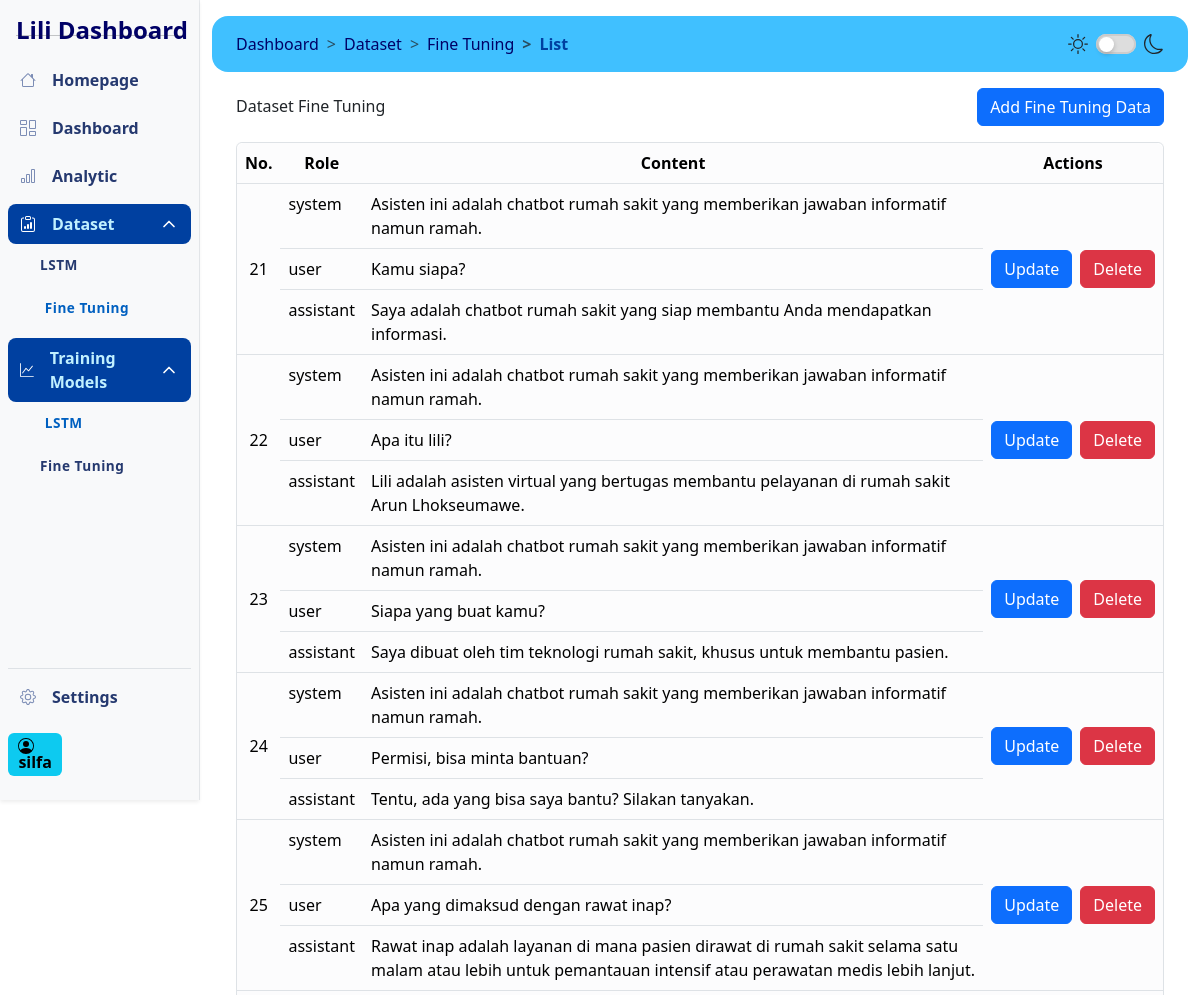
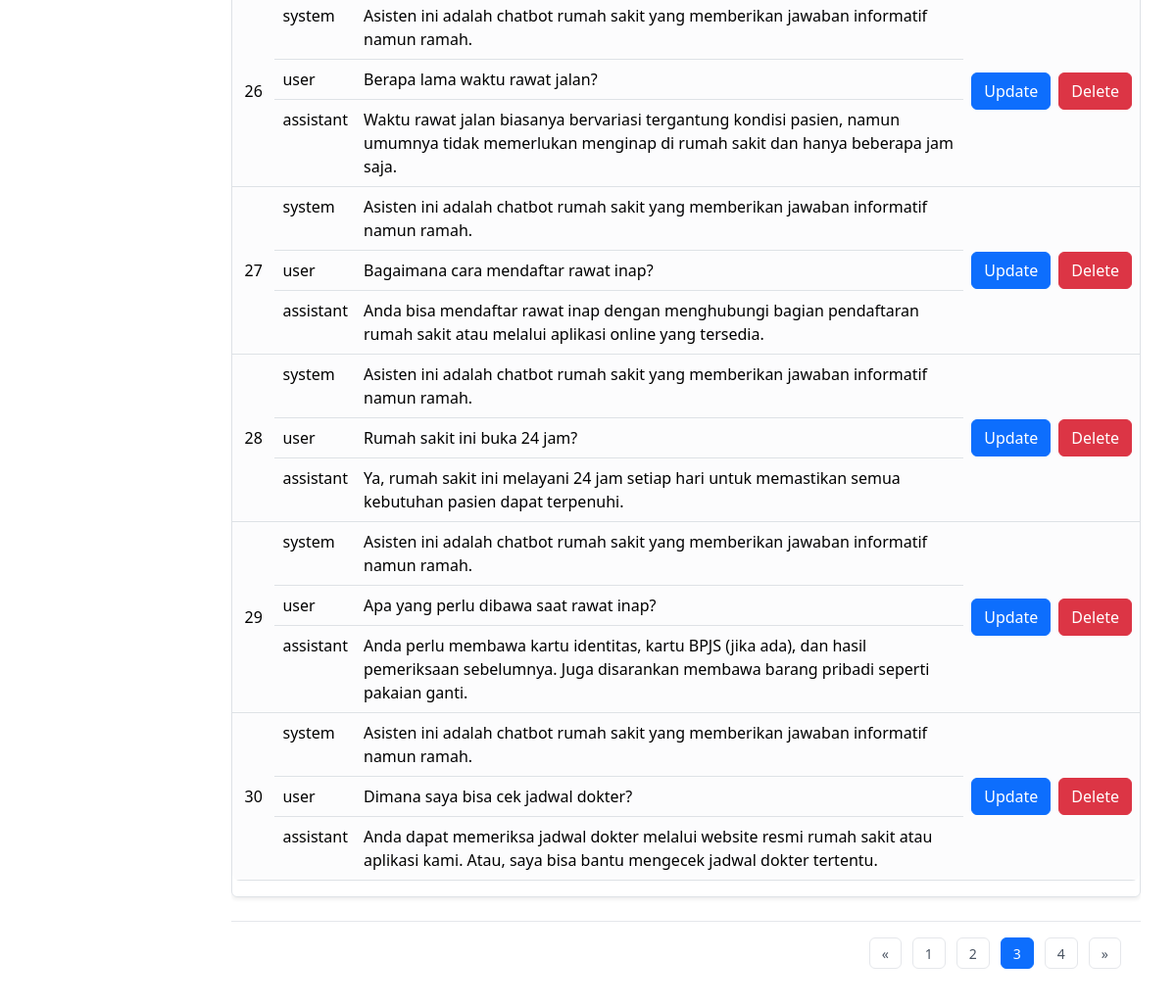
/dashboard/dataset/fine-tuning/list?page=3 (signed in), run on the app's committed database (2 pictures, top to bottom).
### models/auth_model.py (models this page shows, shortened)
class User(db.Model, UserMixin):
    id = db.Column(db.Integer, primary_key=True)
    username = db.Column(db.String(255), unique=True, nullable=False, index=True)
    fullname = db.Column(db.String(255), nullable=False)
    email = db.Column(db.String(150), unique=True, nullable=False, index=True)
    password = db.Column(db.String(255), nullable=False)
    created_at = db.Column(db.DateTime, default=datetime.utcnow)
    last_login = db.Column(db.DateTime)
    is_active = db.Column(db.Boolean, default=True)
    role = db.Column(db.String(50), nullable=False, default='user')  # New role column

### models/fine_tuning.py (models this page shows, shortened)
class Finetuning(db.Model):
    id = db.Column(db.Integer, primary_key=True)
    messages = db.Column(db.JSON, nullable=False)  # Simpan pesan dalam format JSON

### controller/view_fineTuning.py (the view)
@fineTuning.route("/dashboard/dataset/fine-tuning/list", methods=["GET"])
@login_required
def view_finetuning_data():
    page = request.args.get("page", 1, type=int)
    per_page = 10
    finetuning_query = Finetuning.query.paginate(
        page=page, per_page=per_page, error_out=False
    )
    start_number = (page - 1) * per_page + 1
    return render_template(
        "pages/dataset-fine-tuning.html",
        finetuning=finetuning_query.items,
        pagination=finetuning_query,
        start_number=start_number,
    )

### templates/pages/dataset-fine-tuning.html
<!DOCTYPE html>
{% extends 'dashboard.html' %} {% block content %}
<header class="my-3 d-flex justify-content-between align-items-center">
  <h1>Dataset Fine Tuning</h1>
  <a href="{{ url_for('fineTuning.add_finetuning_data')}}" class="btn btn-primary" role="button">Add Fine Tuning Data</a>
</header>
<section class="table-responsive">
  <div class="border rounded shadow-sm">
    <table class="table">
      <thead>
        <tr class="text-center">
          <th scope="col">No.</th>
          <th scope="col">Role</th>
          <th scope="col">Content</th>
          <th scope="col">Actions</th>
        </tr>
      </thead>
      <tbody>
        {% set conversation_index = namespace(value=1) %} {% for conversation in finetuning %} {% for message in conversation.messages %}
        <tr>
          {% if loop.first %}
          <td rowspan="{{ conversation.messages | length }}" class="align-middle text-center">{{ start_number + conversation_index.value - 1 }}</td>
          {% endif %}
          <td>{{ message.role }}</td>
          <td>{{ message.content }}</td>
          {% if loop.first %}
          <td rowspan="{{ conversation.messages | length }}" class="align-middle">
            <div class="d-flex justify-content-between align-items-center gap-2">
              <a href="{{ url_for('fineTuning.update_finetuning_data', id=conversation.id) }}" class="btn btn-primary" role="button">Update</a>
              <form class="delete-form" method="POST" data-id="{{ conversation.id }}">
                <button type="submit" class="btn btn-danger">Delete</button>
              </form>
            </div>
          </td>
          {% endif %}
        </tr>
        {% endfor %} {% set conversation_index.value = conversation_index.value + 1 %} {% endfor %}
      </tbody>
    </table>
  </div>
  <nav class="my-4" aria-label="Page navigation">
    <ul class="pagination justify-content-end">
      {% if pagination.has_prev %}
      <li class="page-item">
        <a class="page-link" href="{{ url_for('fineTuning.view_finetuning_data', page=pagination.prev_num) }}" aria-label="Previous">
          <span aria-hidden="true">&laquo;</span>
        </a>
      </li>
      {% else %}
      <li class="page-item disabled">
        <span class="page-link" aria-hidden="true">&laquo;</span>
      </li>
      {% endif %} {% for page_num in pagination.iter_pages(left_edge=2, right_edge=2, left_current=2, right_current=2) %} {% if page_num %} {% if
      page_num == pagination.page %}
      <li class="page-item active">
        <span class="page-link">{{ page_num }}</span>
      </li>
      {% else %}
      <li class="page-item">
        <a href="{{ url_for('fineTuning.view_finetuning_data', page=page_num) }}" class="page-link">{{ page_num }}</a>
      </li>
      {% endif %} {% else %}
      <li class="page-item disabled">
        <span class="page-link">...</span>
      </li>
      {% endif %} {% endfor %} {% if pagination.has_next %}
      <li class="page-item">
        <a href="{{ url_for('fineTuning.view_finetuning_data', page=pagination.next_num) }}" class="page-link" aria-label="Next">
          <span aria-hidden="true">&raquo;</span>
        </a>
      </li>
      {% else %}
      <li class="page-item disabled">
        <span class="page-link" aria-hidden="true">&raquo;</span>
      </li>
      {% endif %}
    </ul>
  </nav>
</section>
{% endblock content %}

### templates/partials/sidebar.html (shortened to what this page needs)
<aside
  class="col-lg-2 gx-0 position-sticky top-0 border-end border-light-subtle d-flex flex-column offcanvas-lg offcanvas-start"
  id="sidebar"
  tabindex="-1"
  aria-labelledby="offcanvasLabel"
>
  <div class="sidebar-wrapper active top-0 bg-body-tertiary shadow-sm d-flex flex-column h-100">
    <header class="sidebar-header position-relative">
      <div class="d-flex justify-content-between align-items-center">
        <div class="logo">
          <h1 class="navbar-brand fs-4">Lili Dashboard</h1>
        </div>
      </div>
      <hr />
    </header>
    <nav class="sidebar-menu d-flex flex-column justify-content-between h-100">
      <div class="menu">
        <div class="sidebar-item">
          <a href="/" class="sidebar-link">
            Homepage
          </a>
        </div>
        <div class="sidebar-item">
          <a href="{{ url_for('route.dashboard') }}" class="sidebar-link">
            Dashboard
          </a>
        </div>
        <div class="sidebar-item">
          <a href="/analytic" class="sidebar-link">
            Analytic
          </a>
        </div>
        <div class="sidebar-item has-sub">
          <div class="sidebar-link">
            <span>Dataset</span>
          </div>
          <div class="submenu">
            <div class="submenu-item">
              <a href="{{ url_for('lstm.read_lstm') }}" class="submenu-link">LSTM</a>
            </div>
            <div class="submenu-item">
              <a href="{{ url_for('fineTuning.view_finetuning_data') }}" class="submenu-link">Fine Tuning</a>
            </div>
          </div>
        </div>
        <div class="sidebar-item has-sub">
          <div class="sidebar-link">
            <span>Training Models</span>
          </div>
          <div class="submenu">
            <div class="submenu-item">
              <a href="{{ url_for('lstm_train.home') }}" class="submenu-link">LSTM</a>
            </div>
            <div class="submenu-item">
              <a href="/fine-tuning" class="submenu-link">Fine Tuning</a>
            </div>
          </div>
        </div>
      </div>
      <div class="menu mb-4">
        <div class="sidebar-item mb-3 border-top">
          <a href="{{ url_for('auth.logout') }}" class="sidebar-link">
            Settings
          </a>
        </div>
        <span class="badge text-bg-info fs-6">
          {{ current_user.fullname }}
        </span>
      </div>
    </nav>
  </div>
</aside>

### static/css/dashboard-style.css (style rules this page uses)
:root, [data-bs-theme="light"] { color-scheme: light; --blue-darkest: #000066; --blue-darker: #002080; --blue-dark: #0040a0; --blue: #0060c0; --blue-light: #0080e0; --blue-lighter: #00a0ff; --blue-lightest: rgb(64, 192, 255); --blue-pale: #80e0ff; --blue-paler: #c0f0ff; --sidebar-link: #25396f; --sidebar-link-active: var(--blue); --bs-primary: var(--blue); --nav-brand-color: var(--blue-darkest); }
.table { --bs-table-bg: var(--bs-light-bg-subtle) !important; border-radius: 0.5rem; overflow: hidden; }

### static/css/modal-style-finetuning.css (style rules this page uses)
.pagination { display: flex; align-items: center; justify-content: center; gap: 8px; padding: 24px; background: white; border-top: 1px solid #f1f5f9; }
.page-link { min-width: 36px; height: 36px; display: inline-flex; align-items: center; justify-content: center; padding: 0 12px; border-radius: 8px; border: 1px solid #e2e8f0; color: #475569; font-weight: 500; text-decoration: none; transition: all 0.2s; }

### static/css/steps-modal.css (style rules this page uses)
.pagination { position: sticky; bottom: 0; background: #ffffff; padding: 1rem; margin-top: 1rem; margin-bottom: 0; border-top: 1px solid #e5e7eb; }
.page-link { display: inline-flex; align-items: center; justify-content: center; min-width: 2rem; height: 2rem; padding: 0.375rem 0.75rem; font-size: 0.875rem; border: 1px solid #e5e7eb; border-radius: 0.375rem; color: #4b5563; text-decoration: none; transition: all 0.2s ease; margin: 0 0.25rem; }

### data on the page
User: fullname "silfa"
Finetuning: value "21", role "system" "user" "assistant", content "Asisten ini adalah chatbot rumah sakit yang memberikan jawaban informatif namun ramah." "Kamu siapa?" "Saya adalah chatbot rumah sakit yang siap membantu Anda mendapatkan informasi."
Finetuning: value "22", role "system" "user" "assistant", content "Asisten ini adalah chatbot rumah sakit yang memberikan jawaban informatif namun ramah." "Apa itu lili?" "Lili adalah asisten virtual yang bertugas membantu pelayanan di rumah sakit Arun Lhokseumawe."
Finetuning: value "23", role "system" "user" "assistant", content "Asisten ini adalah chatbot rumah sakit yang memberikan jawaban informatif namun ramah." "Siapa yang buat kamu?" "Saya dibuat oleh tim teknologi rumah sakit, khusus untuk membantu pasien."
Finetuning: value "24", role "system" "user" "assistant", content "Asisten ini adalah chatbot rumah sakit yang memberikan jawaban informatif namun ramah." "Permisi, bisa minta bantuan?" "Tentu, ada yang bisa saya bantu? Silakan tanyakan."
Finetuning: value "25", role "system" "user" "assistant", content "Asisten ini adalah chatbot rumah sakit yang memberikan jawaban informatif namun ramah." "Apa yang dimaksud dengan rawat inap?" "Rawat inap adalah layanan di mana pasien dirawat di rumah sakit selama satu malam atau lebih untuk pemantauan intensif atau perawatan medis lebih lanjut."
Finetuning: value "26", role "system" "user" "assistant", content "Asisten ini adalah chatbot rumah sakit yang memberikan jawaban informatif namun ramah." "Berapa lama waktu rawat jalan?" "Waktu rawat jalan biasanya bervariasi tergantung kondisi pasien, namun umumnya tidak memerlukan menginap di rumah sakit dan hanya beberapa jam saja."
Finetuning: value "27", role "system" "user" "assistant", content "Asisten ini adalah chatbot rumah sakit yang memberikan jawaban informatif namun ramah." "Bagaimana cara mendaftar rawat inap?" "Anda bisa mendaftar rawat inap dengan menghubungi bagian pendaftaran rumah sakit atau melalui aplikasi online yang tersedia."
Finetuning: value "28", role "system" "user" "assistant", content "Asisten ini adalah chatbot rumah sakit yang memberikan jawaban informatif namun ramah." "Rumah sakit ini buka 24 jam?" "Ya, rumah sakit ini melayani 24 jam setiap hari untuk memastikan semua kebutuhan pasien dapat terpenuhi."
Finetuning: value "29", role "system" "user" "assistant", content "Asisten ini adalah chatbot rumah sakit yang memberikan jawaban informatif namun ramah." "Apa yang perlu dibawa saat rawat inap?" "Anda perlu membawa kartu identitas, kartu BPJS (jika ada), dan hasil pemeriksaan sebelumnya. Juga disarankan membawa barang pribadi seperti pakaian ganti."
Finetuning: value "30", role "system" "user" "assistant", content "Asisten ini adalah chatbot rumah sakit yang memberikan jawaban informatif namun ramah." "Dimana saya bisa cek jadwal dokter?" "Anda dapat memeriksa jadwal dokter melalui website resmi rumah sakit atau aplikasi kami. Atau, saya bisa bantu mengecek jadwal dokter tertentu."

### other printed values
{{ page_num }} "1" "2" "4"
{{ page_num }} "3"
